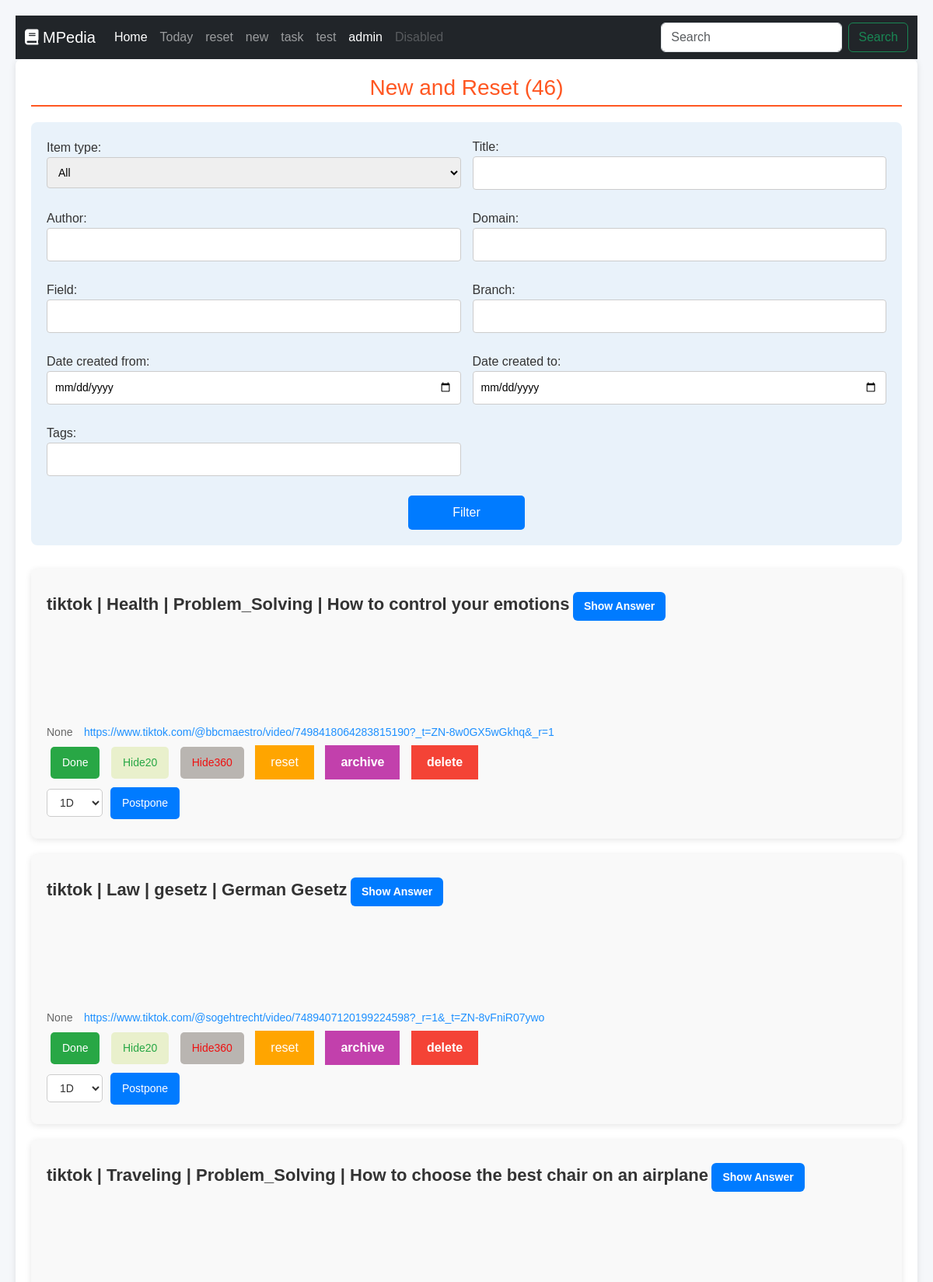
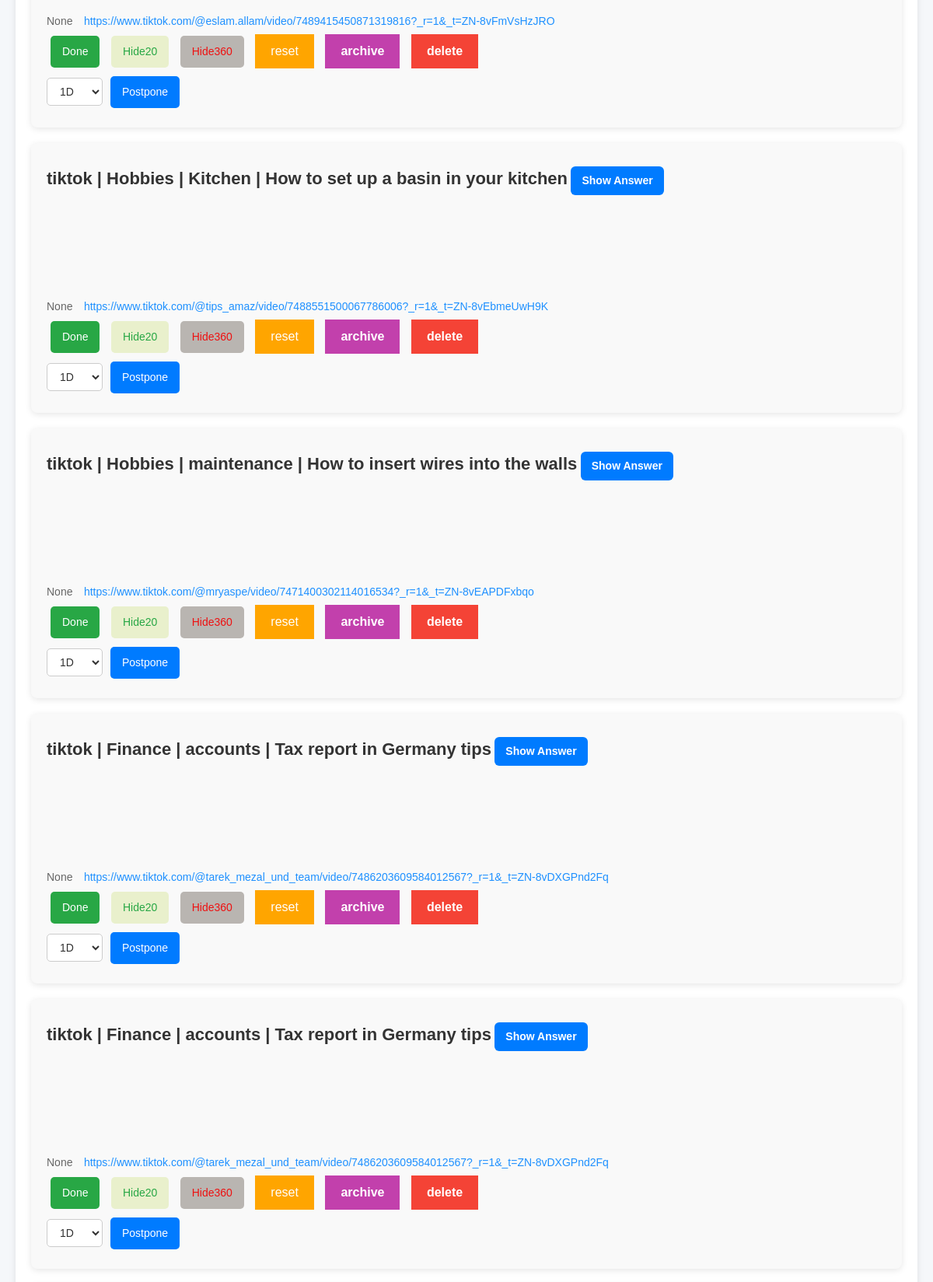
The page /new/ (upper part) on the database its author committed (2 pictures, top to bottom).
### interface/models.py (models this page shows, shortened)
class Item(models.Model):
    ITEM_TYPES = [
        ('Contact', 'Contact'),
        ('Article', 'Article'),
        ('Book', 'Book'),
        ('Quote', 'Quote'),
        ('Equation', 'Equation'),
        ('Code', 'Code'),
        ('Project', 'Project'),
        ('Task', 'Task'),
        ('Presentation', 'Presentation'),
        ('Research Paper', 'Research Paper'),
        ('Place', 'Place'),
        ('Post', 'Post'),
        ('Journal Entry', 'Journal Entry'),
        ('Report', 'Report'),
        ('Manual', 'Manual'),
        ('Guide', 'Guide'),
        ('Diagram', 'Diagram'),
        ('Image', 'Image'),
        ('Video', 'Video'),
        ('Audio', 'Audio'),
        ('Spreadsheet', 'Spreadsheet'),
        ('Dataset', 'Dataset'),
        ('Note', 'Note'),
        ('Email', 'Email'),
        ('Letter', 'Letter'),
        ('Survey', 'Survey'),
        ('Form', 'Form'),
        ('Resume', 'Resume'),
        ('Cover Letter', 'Cover Letter'),
        ('Policy Document', 'Policy Document'),
        ('Procedure', 'Procedure'),
        ('Contract', 'Contract'),
        ('Invoice', 'Invoice'),
        ('Receipt', 'Receipt'),
        ('Meeting Minutes', 'Meeting Minutes'),
        ('Agenda', 'Agenda'),
        ('Newsletter', 'Newsletter'),
        ('Brochure', 'Brochure'),
        ('Flyer', 'Flyer'),
        ('Press Release', 'Press Release'),
        ('Announcement', 'Announcement'),
        ('Memo', 'Memo'),
        ('White Paper', 'White Paper'),
        ('Case Study', 'Case Study'),
        ('Technical Specification', 'Technical Specification'),
        ('Blueprint', 'Blueprint'),
        ('Map', 'Map'),
        ('Flowchart', 'Flowchart'),
        ('Storyboard', 'Storyboard'),
        ('Mind Map', 'Mind Map'),
        ('Checklist', 'Checklist'),
        ('To-Do List', 'To-Do List'),
        ('Calendar Event', 'Calendar Event'),
        ('Log', 'Log'),
        ('Schedule', 'Schedule'),
        ('Plan', 'Plan'),
        ('Strategy', 'Strategy'),
        ('Proposal', 'Proposal'),
        ('Quote (Sales)', 'Quote (Sales)'),
        ('Order', 'Order'),
        ('Shipping Document', 'Shipping Document'),
        ('Warranty', 'Warranty'),
        ('User Feedback', 'User Feedback'),
        ('Bug Report', 'Bug Report'),
        ('Feature Request', 'Feature Request'),
        ('Interview', 'Interview'),
        ('Transcript', 'Transcript'),
        ('Speech', 'Speech'),
        ('Biography', 'Biography'),
        ('Autobiography', 'Autobiography'),
        ('Review', 'Review'),
        ('Critique', 'Critique'),
        ('Opinion', 'Opinion'),
        ('Editorial', 'Editorial'),
        ('Recipe', 'Recipe'),
        ('Menu', 'Menu'),
        ('Blog Post', 'Blog Post'),
        ('Web Page', 'Web Page'),
        ('Forum Post', 'Forum Post'),
        ('Social Media Post', 'Social Media Post'),
        ('Message', 'Message'),
        ('Comment', 'Comment'),
        ('Forum Thread', 'Forum Thread'),
        ('Webinar', 'Webinar'),
        ('Online Course', 'Online Course'),
        ('Training Material', 'Training Material'),
        ('Certification', 'Certification'),
        ('License', 'License'),
        ('Patents', 'Patents'),
        ('Trademark', 'Trademark'),
        ('Copyright', 'Copyright'),
        ('Legal Document', 'Legal Document'),
        ('Regulation', 'Regulation'),
        ('Standard', 'Standard'),
        ('Code of Conduct', 'Code of Conduct'),
        ('Guideline', 'Guideline'),
        ('FAQ', 'FAQ'),
        ('Help Document', 'Help Document'),
        ('Support Ticket', 'Support Ticket'),
        ('Troubleshooting Guide', 'Troubleshooting Guide'),
    ]
    item_type = models.CharField(max_length=50, choices=ITEM_TYPES)
    title = models.CharField(max_length=2000)
    content = models.TextField(blank=True, null=True)
    author = models.CharField(max_length=255, blank=True, null=True,default="Mody")
    fPlatform = models.ForeignKey(Platform, on_delete=models.CASCADE, blank=True, null=True)
    platform = models.CharField(max_length=255, blank=True, null=True)
    date_created = models.DateField(auto_now_add=True)
    domain = models.ForeignKey(Domain, on_delete=models.CASCADE, blank=True, null=True)
    field = models.ForeignKey(Field, on_delete=models.CASCADE, blank=True, null=True)
    branch = models.ForeignKey(Branch, on_delete=models.CASCADE, blank=True, null=True)
    area = models.ForeignKey(Area, on_delete=models.CASCADE, blank=True, null=True)
    topic = models.ForeignKey(Topic, on_delete=models.CASCADE, blank=True, null=True)
    section = models.ForeignKey(Section, on_delete=models.CASCADE, blank=True, null=True)
    aspect = models.ForeignKey(Aspect, on_delete=models.CASCADE, blank=True, null=True)
    tags = models.CharField(max_length=255, blank=True, null=True)
    link = models.URLField(blank=True, null=True)
    init_time  =  models.DateField(null=True, blank=True)
    last_time  = models.DateField(null=True, blank=True)
    next_time  = models.DateField(null=True, blank=True)
    hide_time = models.CharField(max_length=255, blank=True, null=True)

### interface/views.py (the view, shortened to what this page needs)
# urls.py: path('new/', new, name='new'),
def new(request):
    form = ItemFilterForm(request.GET)
    items = Item.objects.filter(Q(hide_time__lte=time.time()) & Q(next_time__lte=date.today()) & Q(next_time=F('last_time'))& ~Q(item_type ="Task") & Q(last_time=F('init_time')  ))
    if form.is_valid():
        if form.cleaned_data['item_type']:
            items = items.filter(item_type=form.cleaned_data['item_type'])
        if form.cleaned_data['title']:
            items = items.filter(title__icontains=form.cleaned_data['title'])
        if form.cleaned_data['author']:
            items = items.filter(author__icontains=form.cleaned_data['author'])
        if form.cleaned_data['domain']:
            items = items.filter(domain__domain_name__icontains=form.cleaned_data['domain'])
        if form.cleaned_data['field']:
            items = items.filter(field__field_name__icontains=form.cleaned_data['field'])
        if form.cleaned_data['branch']:
            items = items.filter(branch__branch_name__icontains=form.cleaned_data['branch'])
        if form.cleaned_data['date_created_from']:
            items = items.filter(date_created__gte=form.cleaned_data['date_created_from'])
        if form.cleaned_data['date_created_to']:
            items = items.filter(date_created__lte=form.cleaned_data['date_created_to'])
        if form.cleaned_data['tags']:
            tags = form.cleaned_data['tags'].split(',')
            for tag in tags:
                items = items.filter(tags__icontains=tag.strip())
    return render(request, 'interface/new.html', {'form': form, 'items': items})

### interface/forms.py
class ItemFilterForm(forms.Form):
    ITEM_TYPES = [('', 'All')] + Item.ITEM_TYPES
    item_type = forms.ChoiceField(choices=ITEM_TYPES, required=False)
    title = forms.CharField(max_length=255, required=False)
    author = forms.CharField(max_length=255, required=False)
    domain = forms.CharField(max_length=255, required=False)
    field = forms.CharField(max_length=255, required=False)
    branch= forms.CharField(max_length=255, required=False)
    date_created_from = forms.DateField(required=False, widget=forms.TextInput(attrs={'type': 'date'}))
    date_created_to = forms.DateField(required=False, widget=forms.TextInput(attrs={'type': 'date'}))
    tags = forms.CharField(max_length=255, required=False)

### interface/templates/interface/new.html (shortened to what this page needs)
{% extends "base.html" %}
{% load static %}
{%block css_files%}
<link rel="stylesheet" href="{% static 'interface/style.css' %}">
{%endblock%}
{% block content %}
<body>
    <div class="container">
        <h2 class="section-title">New and Reset ({{ items|length }})</h2>
        <form method="get" class="filter-form">
            {{ form.as_p }}
            <button type="submit" name="filter" class="btn-filter">Filter</button>
        </form>
        <ul class="items-list">
            {% for item in items %}
            <li class="item">
                <div class="item-form">
                    <a href="{% url 'details' item.id %}" class="item-title">{{ item.title }}</a>
                    <button type="button" class="btn-show-content" onclick="this.nextElementSibling.style.visibility = 'visible'">
                        Show Answer
                    </button>
                    <span class="item-tags">{{ item.tags|linebreaksbr }}</span>
                    <a href="{{ item.link }}" class="item-link">{{ item.link }}</a>
                </div>
                <form action="" method="post" class="item-form">
                    <button name="done" value="{{item.id}}" class="btn-done">Done</button>
                    <button name="hide_20" value="{{item.id}}" class="btn-hide20">Hide20</button>
                    <button name="hide_360" value="{{item.id}}" class="btn-hide360">Hide360</button>
                    <button name="reset" value="{{item.id}}" class="btn-reset">reset</button>
                    <button name="archive" value="{{item.id}}" class="btn-archive">archive</button>
                    <button name="delete" value="{{item.id}}" class="btn-delete"  onclick="return confirmDelete();">delete</button>
                    <div class="postpone-section">
                        <select name="postpone_time" class="postpone-dropdown">
                            <option value="1">1D</option>
                        </select>
                        <button name="postpone" value="{{ item.id }}" class="btn-postpone">Postpone</button>
                    </div>
                </form>
            </li>
            {% endfor %}
        </ul>
    </div>
</body>
{%endblock%}

### interface/static/interface/style.css (style rules this page uses)
body { font-family: 'Arial', sans-serif; background-color: #f5f7fa; color: #333; margin: 0; padding: 20px; }
.container { max-width: 1200px; margin: 0 auto; padding: 20px; background-color: #fff; border-radius: 8px; box-shadow: 0 2px 8px rgba(0, 0, 0, 0.1); }
.filter-form { background-color: #e9f2fa; padding: 20px; border-radius: 8px; margin-bottom: 30px; display: grid; grid-template-columns: repeat(2, 1fr); gap: 15px; align-items: center; }
.filter-form p { margin-bottom: 10px; display: flex; flex-direction: column; }
.filter-form input[type="text"], .filter-form select, .filter-form input[type="date"] { padding: 10px; border: 1px solid #ccc; border-radius: 4px; width: 100%; box-sizing: border-box; font-size: 14px; }
.filter-form button[type="submit"] { grid-column: span 2; width: 150px; padding: 10px; background-color: #007bff; color: white; border: none; border-radius: 5px; font-size: 16px; cursor: pointer; justify-self: center; transition: background-color 0.3s ease; }
.section-title { font-size: 28px; text-align: center; margin-bottom: 20px; color: #ff5722; border-bottom: 2px solid #ff5722; padding-bottom: 5px; }
.items-list { list-style: none; padding: 0; margin: 0; }
.item { background-color: #f9f9f9; margin-bottom: 20px; padding: 20px; border-radius: 8px; box-shadow: 0 2px 8px rgba(0, 0, 0, 0.1); transition: box-shadow 0.3s ease; }
.item-form { align-items: center; }
.item-title { font-size: 22px; font-weight: bold; color: #333; text-decoration: none; }
.item-type, .item-author, .item-date, .item-tags { font-size: 14px; color: #666; margin-right: 10px; }
.item-link { color: #1e90ff; font-size: 14px; text-decoration: none; }
.btn-done { margin: 5px; background-color: #28a745; color: white; border: none; padding: 10px 15px; border-radius: 5px; cursor: pointer; font-size: 14px; transition: background-color 0.3s ease; }
.btn-show-content { margin: 10px 0; background-color: #007bff; color: white; border: none; padding: 8px 14px; border-radius: 6px; cursor: pointer; font-size: 14px; font-weight: bold; transition: background-color 0.3s ease, transform 0.1s ease; }
.btn-hide20 { margin: 5px; background-color: #e9f0cc; color: #28a745; border: none; padding: 10px 15px; border-radius: 5px; cursor: pointer; font-size: 14px; transition: background-color 0.3s ease; }
.btn-hide360 { margin: 5px; background-color: #b9b5b1; color: #ee1111; border: none; padding: 10px 15px; border-radius: 5px; cursor: pointer; font-size: 14px; transition: background-color 0.3s ease; }
.btn-archive { margin: 5px; background-color: #c240ac; color: white; padding: 10px 20px; border: none; cursor: pointer; font-weight: bold; }
.btn-delete { margin: 5px; background-color: #f44336; color: white; padding: 10px 20px; border: none; cursor: pointer; font-weight: bold; }
.btn-reset { margin: 5px; background-color: #FFA500; color: white; padding: 10px 20px; border: none; cursor: pointer; }
.postpone-section { display: flex; align-items: center; gap: 10px; margin: 5px 0; }
.postpone-dropdown { padding: 8px 12px; border: 1px solid #ccc; border-radius: 5px; font-size: 14px; cursor: pointer; background-color: #fff; color: #333; transition: border-color 0.3s ease; }
.btn-postpone { background-color: #007bff; color: white; border: none; padding: 10px 15px; border-radius: 5px; cursor: pointer; font-size: 14px; transition: background-color 0.3s ease; }

### rows shown on the page
Item: title "tiktok | Health | Problem_Solving | How to control your emotions", tags "None", link "https://www.tiktok.com/@bbcmaestro/video/7498418064283815190?_t=ZN-8w0GX5wGkhq&_r=1", {{ item.id }} 1294 (drawn)
Item: title "tiktok | Law | gesetz | German Gesetz", tags "None", link "https://www.tiktok.com/@sogehtrecht/video/7489407120199224598?_r=1&_t=ZN-8vFniR07ywo", {{ item.id }} 1295 (drawn)
Item: title "tiktok | Traveling | Problem_Solving | How to choose the best chair on an airplane", tags "None", link "https://www.tiktok.com/@eslam.allam/video/7489415450871319816?_r=1&_t=ZN-8vFmVsHzJRO", {{ item.id }} 1296 (drawn)
Item: title "tiktok | Hobbies | Kitchen | How to set up a basin in your kitchen", tags "None", link "https://www.tiktok.com/@tips_amaz/video/7488551500067786006?_r=1&_t=ZN-8vEbmeUwH9K", {{ item.id }} 1297 (drawn)
Item: title "tiktok | Hobbies | maintenance | How to insert wires into the walls", tags "None", link "https://www.tiktok.com/@mryaspe/video/7471400302114016534?_r=1&_t=ZN-8vEAPDFxbqo", {{ item.id }} 1298 (drawn)
Item: title "tiktok | Finance | accounts | Tax report in Germany tips", tags "None", link "https://www.tiktok.com/@tarek_mezal_und_team/video/7486203609584012567?_r=1&_t=ZN-8vDXGPnd2Fq", {{ item.id }} 1299 (drawn)
Item: title "tiktok | Finance | accounts | Tax report in Germany tips", tags "None", link "https://www.tiktok.com/@tarek_mezal_und_team/video/7486203609584012567?_r=1&_t=ZN-8vDXGPnd2Fq", {{ item.id }} 1300 (drawn)

### other values the page prints
{{ items|length }} "46"
